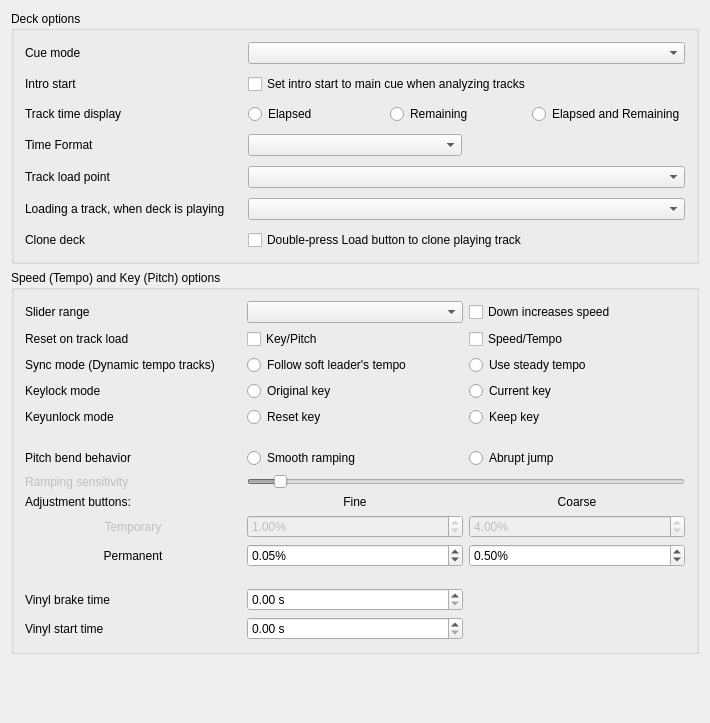
<?xml version="1.0" encoding="UTF-8"?>
<ui version="4.0">
 <class>DlgPrefDeckDlg</class>
 <widget class="QWidget" name="DlgPrefDeckDlg">
  <property name="geometry">
   <rect>
    <x>0</x>
    <y>0</y>
    <width>710</width>
    <height>723</height>
   </rect>
  </property>
  <property name="windowTitle">
   <string>Deck Preferences</string>
  </property>
  <layout class="QGridLayout" name="gridLayout_3">
   <item row="0" column="0">
    <widget class="QGroupBox" name="groupBoxDeckOptions">
     <property name="title">
      <string>Deck options</string>
     </property>
     <layout class="QGridLayout" name="GridLayout1">
      <property name="spacing">
       <number>10</number>
      </property>
      <item row="5" column="0">
       <widget class="QLabel" name="labelLoadWhenDeckPlaying">
        <property name="text">
         <string>Loading a track, when deck is playing</string>
        </property>
        <property name="buddy">
         <cstring>comboBoxLoadWhenDeckPlaying</cstring>
        </property>
       </widget>
      </item>
      <item row="0" column="0">
       <widget class="QLabel" name="labelCueMode">
        <property name="text">
         <string>Cue mode</string>
        </property>
        <property name="openExternalLinks">
         <bool>true</bool>
        </property>
        <property name="buddy">
         <cstring>ComboBoxCueMode</cstring>
        </property>
       </widget>
      </item>
      <item row="4" column="1" colspan="2">
       <widget class="QComboBox" name="comboBoxLoadPoint"/>
      </item>
      <item row="1" column="1" colspan="2">
       <widget class="QCheckBox" name="checkBoxIntroStartMove">
        <property name="toolTip">
         <string>When the analyzer places the intro start point automatically,
it will place it at the main cue point if the main cue point has been set previously.
This may be helpful for upgrading to Mixxx 2.3 from earlier versions.

If this option is disabled, the intro start point is automatically placed at the first sound.</string>
        </property>
        <property name="text">
         <string>Set intro start to main cue when analyzing tracks</string>
        </property>
       </widget>
      </item>
      <item row="1" column="0">
       <widget class="QLabel" name="labelIntroStartMove">
        <property name="text">
         <string>Intro start</string>
        </property>
        <property name="buddy">
         <cstring>ComboBoxCueMode</cstring>
        </property>
       </widget>
      </item>
      <item row="0" column="1" colspan="2">
       <widget class="QComboBox" name="ComboBoxCueMode">
        <property name="toolTip">
         <string>Mixxx mode:
- Cue button while pause at cue point = preview
- Cue button while pause not at cue point = set cue point
- Cue button while playing = pause at cue point
Mixxx mode (no blinking):
- Same as Mixxx mode but with no blinking indicators
Pioneer mode:
- Same as Mixxx mode with a flashing play button
Denon mode:
- Cue button at cue point = preview
- Cue button not at cue point = pause at cue point
- Play = set cue point
Numark mode:
- Same as Denon mode, but without a flashing play button
CUP mode:
- Cue button while pause at cue point = play after release
- Cue button while pause not at cue point = set cue point and play after release
- Cue button while playing = go to cue point and play after release
</string>
        </property>
       </widget>
      </item>
      <item row="6" column="0">
       <widget class="QLabel" name="labelCloneDeckOnLoadDoubleTap">
        <property name="text">
         <string>Clone deck</string>
        </property>
        <property name="buddy">
         <cstring>checkBoxCloneDeckOnLoadDoubleTap</cstring>
        </property>
       </widget>
      </item>
      <item row="3" column="0">
       <widget class="QLabel" name="labelTimeDisplay">
        <property name="text">
         <string>Time Format</string>
        </property>
       </widget>
      </item>
      <item row="3" column="1">
       <widget class="QComboBox" name="comboBoxTimeFormat"/>
      </item>
      <item row="4" column="0">
       <widget class="QLabel" name="labelLoadPoint">
        <property name="text">
         <string>Track load point</string>
        </property>
       </widget>
      </item>
      <item row="2" column="0">
       <widget class="QLabel" name="labelPositionDisplay">
        <property name="enabled">
         <bool>true</bool>
        </property>
        <property name="font">
         <font/>
        </property>
        <property name="text">
         <string>Track time display</string>
        </property>
        <property name="wordWrap">
         <bool>false</bool>
        </property>
        <property name="buddy">
         <cstring>radioButtonElapsed</cstring>
        </property>
       </widget>
      </item>
      <item row="5" column="1" colspan="2">
       <widget class="QComboBox" name="comboBoxLoadWhenDeckPlaying"/>
      </item>
      <item row="2" column="1" colspan="2">
       <layout class="QHBoxLayout" name="horizontalLayout">
        <item>
         <widget class="QRadioButton" name="radioButtonElapsed">
          <property name="text">
           <string>Elapsed</string>
          </property>
          <attribute name="buttonGroup">
           <string notr="true">buttonGroupTrackTime</string>
          </attribute>
         </widget>
        </item>
        <item>
         <widget class="QRadioButton" name="radioButtonRemaining">
          <property name="text">
           <string>Remaining</string>
          </property>
          <attribute name="buttonGroup">
           <string notr="true">buttonGroupTrackTime</string>
          </attribute>
         </widget>
        </item>
        <item>
         <widget class="QRadioButton" name="radioButtonElapsedAndRemaining">
          <property name="text">
           <string>Elapsed and Remaining</string>
          </property>
          <attribute name="buttonGroup">
           <string notr="true">buttonGroupTrackTime</string>
          </attribute>
         </widget>
        </item>
       </layout>
      </item>
      <item row="6" column="1" colspan="2">
       <widget class="QCheckBox" name="checkBoxCloneDeckOnLoadDoubleTap">
        <property name="toolTip">
         <string>Create a playing clone of the first playing deck by double-tapping a Load button on a controller or keyboard.
You can always drag-and-drop tracks on screen to clone a deck.</string>
        </property>
        <property name="text">
         <string>Double-press Load button to clone playing track</string>
        </property>
       </widget>
      </item>
     </layout>
    </widget>
   </item>
   <item row="1" column="0">
    <widget class="QGroupBox" name="groupBoxSpeedPitchOptions">
     <property name="title">
      <string>Speed (Tempo) and Key (Pitch) options</string>
     </property>
     <layout class="QGridLayout" name="gridLayout_7">
      <item row="0" column="0">
       <layout class="QGridLayout" name="GridLayoutSpeedOptions">
        <item row="11" column="2">
         <widget class="QDoubleSpinBox" name="spinBoxPermanentRateCoarse">
          <property name="toolTip">
           <string>Permanent rate change when left-clicking</string>
          </property>
          <property name="accelerated">
           <bool>true</bool>
          </property>
          <property name="suffix">
           <string>%</string>
          </property>
          <property name="decimals">
           <number>2</number>
          </property>
          <property name="minimum">
           <double>0.010000000000000</double>
          </property>
          <property name="maximum">
           <double>10.000000000000000</double>
          </property>
          <property name="singleStep">
           <double>0.010000000000000</double>
          </property>
          <property name="value">
           <double>0.500000000000000</double>
          </property>
         </widget>
        </item>
        <item row="11" column="1">
         <widget class="QDoubleSpinBox" name="spinBoxPermanentRateFine">
          <property name="toolTip">
           <string>Permanent rate change when right-clicking</string>
          </property>
          <property name="accelerated">
           <bool>true</bool>
          </property>
          <property name="suffix">
           <string>%</string>
          </property>
          <property name="decimals">
           <number>2</number>
          </property>
          <property name="minimum">
           <double>0.010000000000000</double>
          </property>
          <property name="maximum">
           <double>10.000000000000000</double>
          </property>
          <property name="singleStep">
           <double>0.010000000000000</double>
          </property>
          <property name="value">
           <double>0.050000000000000</double>
          </property>
         </widget>
        </item>
        <item row="1" column="0">
         <widget class="QLabel" name="labelSpeedPitchReset">
          <property name="text">
           <string>Reset on track load</string>
          </property>
          <property name="buddy">
           <cstring>checkBoxResetPitch</cstring>
          </property>
         </widget>
        </item>
        <item row="3" column="2">
         <widget class="QRadioButton" name="radioButtonCurrentKey">
          <property name="text">
           <string>Current key</string>
          </property>
          <attribute name="buttonGroup">
           <string notr="true">buttonGroupKeyLockMode</string>
          </attribute>
         </widget>
        </item>
        <item row="10" column="1">
         <widget class="QDoubleSpinBox" name="spinBoxTemporaryRateFine">
          <property name="enabled">
           <bool>false</bool>
          </property>
          <property name="toolTip">
           <string>Temporary rate change when right-clicking</string>
          </property>
          <property name="accelerated">
           <bool>true</bool>
          </property>
          <property name="suffix">
           <string>%</string>
          </property>
          <property name="decimals">
           <number>2</number>
          </property>
          <property name="minimum">
           <double>0.010000000000000</double>
          </property>
          <property name="maximum">
           <double>10.000000000000000</double>
          </property>
          <property name="singleStep">
           <double>0.010000000000000</double>
          </property>
          <property name="value">
           <double>1.000000000000000</double>
          </property>
         </widget>
        </item>
        <item row="11" column="0">
         <widget class="QLabel" name="labelSpeedPermanent">
          <property name="text">
           <string>Permanent</string>
          </property>
          <property name="alignment">
           <set>Qt::AlignCenter</set>
          </property>
         </widget>
        </item>
        <item row="7" column="1" colspan="2">
         <widget class="QSlider" name="SliderRateRampSensitivity">
          <property name="enabled">
           <bool>false</bool>
          </property>
          <property name="minimum">
           <number>100</number>
          </property>
          <property name="maximum">
           <number>2500</number>
          </property>
          <property name="singleStep">
           <number>50</number>
          </property>
          <property name="value">
           <number>250</number>
          </property>
          <property name="orientation">
           <enum>Qt::Horizontal</enum>
          </property>
         </widget>
        </item>
        <item row="10" column="0">
         <widget class="QLabel" name="labelSpeedTemporary">
          <property name="enabled">
           <bool>false</bool>
          </property>
          <property name="text">
           <string>Temporary</string>
          </property>
          <property name="alignment">
           <set>Qt::AlignCenter</set>
          </property>
         </widget>
        </item>
        <item row="2" column="0">
         <widget class="QLabel" name="labelSyncMode">
          <property name="text">
           <string>Sync mode (Dynamic tempo tracks)</string>
          </property>
          <property name="openExternalLinks">
           <bool>true</bool>
          </property>
         </widget>
        </item>
        <item row="3" column="0">
         <widget class="QLabel" name="labelKeylockMode">
          <property name="text">
           <string>Keylock mode</string>
          </property>
          <property name="buddy">
           <cstring>radioButtonOriginalKey</cstring>
          </property>
         </widget>
        </item>
        <item row="7" column="0">
         <widget class="QLabel" name="labelSpeedRampSensitivity">
          <property name="enabled">
           <bool>false</bool>
          </property>
          <property name="text">
           <string>Ramping sensitivity</string>
          </property>
          <property name="buddy">
           <cstring>SliderRateRampSensitivity</cstring>
          </property>
         </widget>
        </item>
        <item row="6" column="0">
         <widget class="QLabel" name="labelSpeedBendBehavior">
          <property name="text">
           <string>Pitch bend behavior</string>
          </property>
          <property name="buddy">
           <cstring>radioButtonRateRampModeStepping</cstring>
          </property>
         </widget>
        </item>
        <item row="3" column="1">
         <widget class="QRadioButton" name="radioButtonOriginalKey">
          <property name="text">
           <string>Original key</string>
          </property>
          <attribute name="buttonGroup">
           <string notr="true">buttonGroupKeyLockMode</string>
          </attribute>
         </widget>
        </item>
        <item row="10" column="2">
         <widget class="QDoubleSpinBox" name="spinBoxTemporaryRateCoarse">
          <property name="enabled">
           <bool>false</bool>
          </property>
          <property name="toolTip">
           <string>Temporary rate change when left-clicking</string>
          </property>
          <property name="accelerated">
           <bool>true</bool>
          </property>
          <property name="suffix">
           <string>%</string>
          </property>
          <property name="decimals">
           <number>2</number>
          </property>
          <property name="minimum">
           <double>0.010000000000000</double>
          </property>
          <property name="maximum">
           <double>10.000000000000000</double>
          </property>
          <property name="singleStep">
           <double>0.010000000000000</double>
          </property>
          <property name="value">
           <double>4.000000000000000</double>
          </property>
         </widget>
        </item>
        <item row="1" column="2">
         <widget class="QCheckBox" name="checkBoxResetSpeed">
          <property name="text">
           <string>Speed/Tempo</string>
          </property>
         </widget>
        </item>
        <item row="1" column="1">
         <widget class="QCheckBox" name="checkBoxResetPitch">
          <property name="text">
           <string>Key/Pitch</string>
          </property>
         </widget>
        </item>
        <item row="9" column="0">
         <widget class="QLabel" name="labelSpeedAdjustment">
          <property name="text">
           <string>Adjustment buttons:</string>
          </property>
         </widget>
        </item>
        <item row="2" column="1">
         <widget class="QRadioButton" name="radioButtonSoftLeader">
          <property name="toolTip">
           <string>Apply tempo changes from a soft-leading track (usually the leaving track in a transition) to the follower tracks. After the transition, the follower track will continue with the previous leader's very last tempo. Changes from explicit selected leaders are always applied.</string>
          </property>
          <property name="text">
           <string>Follow soft leader's tempo</string>
          </property>
          <attribute name="buttonGroup">
           <string notr="true">buttonGroupSyncMode</string>
          </attribute>
         </widget>
        </item>
        <item row="9" column="2">
         <widget class="QLabel" name="labelSpeedCoarse">
          <property name="enabled">
           <bool>true</bool>
          </property>
          <property name="font">
           <font/>
          </property>
          <property name="toolTip">
           <string/>
          </property>
          <property name="text">
           <string>Coarse</string>
          </property>
          <property name="alignment">
           <set>Qt::AlignCenter</set>
          </property>
          <property name="wordWrap">
           <bool>false</bool>
          </property>
          <property name="buddy">
           <cstring>spinBoxPermanentRateCoarse</cstring>
          </property>
         </widget>
        </item>
        <item row="9" column="1">
         <widget class="QLabel" name="labelSpeedFine">
          <property name="enabled">
           <bool>true</bool>
          </property>
          <property name="font">
           <font/>
          </property>
          <property name="toolTip">
           <string/>
          </property>
          <property name="text">
           <string>Fine</string>
          </property>
          <property name="alignment">
           <set>Qt::AlignCenter</set>
          </property>
          <property name="wordWrap">
           <bool>false</bool>
          </property>
          <property name="buddy">
           <cstring>spinBoxPermanentRateFine</cstring>
          </property>
         </widget>
        </item>
        <item row="0" column="2">
         <widget class="QCheckBox" name="checkBoxInvertSpeedSlider">
          <property name="toolTip">
           <string>Make the speed sliders work like those on DJ turntables and CDJs where moving downward increases the speed</string>
          </property>
          <property name="text">
           <string>Down increases speed</string>
          </property>
         </widget>
        </item>
        <item row="0" column="0">
         <widget class="QLabel" name="labelSpeedSliderrange">
          <property name="enabled">
           <bool>true</bool>
          </property>
          <property name="font">
           <font/>
          </property>
          <property name="text">
           <string>Slider range</string>
          </property>
          <property name="wordWrap">
           <bool>false</bool>
          </property>
          <property name="buddy">
           <cstring>ComboBoxRateRange</cstring>
          </property>
         </widget>
        </item>
        <item row="0" column="1">
         <widget class="QComboBox" name="ComboBoxRateRange">
          <property name="font">
           <font/>
          </property>
          <property name="toolTip">
           <string>Adjusts the range of the speed (Vinyl &quot;Pitch&quot;) slider.</string>
          </property>
         </widget>
        </item>
        <item row="6" column="2">
         <widget class="QRadioButton" name="radioButtonRateRampModeStepping">
          <property name="text">
           <string>Abrupt jump</string>
          </property>
          <attribute name="buttonGroup">
           <string notr="true">buttonGroupSpeedBendBehavior</string>
          </attribute>
         </widget>
        </item>
        <item row="6" column="1">
         <widget class="QRadioButton" name="radioButtonRateRampModeLinear">
          <property name="toolTip">
           <string>Smoothly adjusts deck speed when temporary change buttons are held down</string>
          </property>
          <property name="text">
           <string>Smooth ramping</string>
          </property>
          <attribute name="buttonGroup">
           <string notr="true">buttonGroupSpeedBendBehavior</string>
          </attribute>
         </widget>
        </item>
        <item row="4" column="0">
         <widget class="QLabel" name="labelKeyunlockMode">
          <property name="text">
           <string>Keyunlock mode</string>
          </property>
         </widget>
        </item>
        <item row="4" column="1">
         <widget class="QRadioButton" name="radioButtonResetUnlockedKey">
          <property name="text">
           <string>Reset key</string>
          </property>
          <attribute name="buttonGroup">
           <string notr="true">buttonGroupKeyUnlockMode</string>
          </attribute>
         </widget>
        </item>
        <item row="4" column="2">
         <widget class="QRadioButton" name="radioButtonKeepUnlockedKey">
          <property name="text">
           <string>Keep key</string>
          </property>
          <attribute name="buttonGroup">
           <string notr="true">buttonGroupKeyUnlockMode</string>
          </attribute>
         </widget>
        </item>
        <item row="2" column="2">
         <widget class="QRadioButton" name="radioButtonLockBpm">
          <property name="toolTip">
           <string>The tempo of a previous soft leader track at the beginning of the transition is kept steady. After the transition, the follower track will maintain this original tempo. This technique serves as a workaround to avoid dynamic tempo changes, as seen during the outro of rubato-style tracks. For instance, it prevents the follower track from continuing with a slowed-down tempo of the soft leader. This corresponds to the behavior before Mixxx 2.4. Changes from explicit selected leaders are always applied.</string>
          </property>
          <property name="text">
           <string>Use steady tempo</string>
          </property>
          <attribute name="buttonGroup">
           <string notr="true">buttonGroupSyncMode</string>
          </attribute>
         </widget>
        </item>
        <item row="5" column="0">
         <spacer name="verticalSpacer1">
          <property name="orientation">
           <enum>Qt::Vertical</enum>
          </property>
          <property name="sizeHint" stdset="0">
           <size>
            <width>20</width>
            <height>15</height>
           </size>
          </property>
         </spacer>
        </item>
        <item row="12" column="0">
         <spacer name="verticalSpacer3">
          <property name="orientation">
           <enum>Qt::Vertical</enum>
          </property>
          <property name="sizeHint" stdset="0">
           <size>
            <width>20</width>
            <height>15</height>
           </size>
          </property>
         </spacer>
        </item>
        <item row="13" column="0">
         <widget class="QLabel" name="labelVinylBrakeTime">
          <property name="text">
           <string>Vinyl brake time</string>
          </property>
         </widget>
        </item>
        <item row="13" column="1">
         <widget class="QDoubleSpinBox" name="spinBoxVinylBrakeTime">
          <property name="toolTip">
           <string>Time the deck takes to spin down to a stop when playback is paused, or while a jog wheel touch sensor holds the platter, like a turntable slowing down under its brake. Set to 0 to stop instantly.</string>
          </property>
          <property name="accelerated">
           <bool>true</bool>
          </property>
          <property name="suffix">
           <string> s</string>
          </property>
          <property name="decimals">
           <number>2</number>
          </property>
          <property name="minimum">
           <double>0.000000000000000</double>
          </property>
          <property name="maximum">
           <double>10.000000000000000</double>
          </property>
          <property name="singleStep">
           <double>0.050000000000000</double>
          </property>
         </widget>
        </item>
        <item row="14" column="0">
         <widget class="QLabel" name="labelVinylSoftStartTime">
          <property name="text">
           <string>Vinyl start time</string>
          </property>
         </widget>
        </item>
        <item row="14" column="1">
         <widget class="QDoubleSpinBox" name="spinBoxVinylSoftStartTime">
          <property name="toolTip">
           <string>Time the deck takes to spin up to full speed when playback starts, or when a held platter is released, like a turntable getting up to speed. Set to 0 to start instantly.</string>
          </property>
          <property name="accelerated">
           <bool>true</bool>
          </property>
          <property name="suffix">
           <string> s</string>
          </property>
          <property name="decimals">
           <number>2</number>
          </property>
          <property name="minimum">
           <double>0.000000000000000</double>
          </property>
          <property name="maximum">
           <double>10.000000000000000</double>
          </property>
          <property name="singleStep">
           <double>0.050000000000000</double>
          </property>
         </widget>
        </item>
       </layout>
      </item>
     </layout>
    </widget>
   </item>
   <item row="2" column="0">
    <spacer name="verticalSpacer2">
     <property name="orientation">
      <enum>Qt::Vertical</enum>
     </property>
     <property name="sizeHint" stdset="0">
      <size>
       <width>20</width>
       <height>40</height>
      </size>
     </property>
    </spacer>
   </item>
  </layout>
 </widget>
 <layoutdefault spacing="6" margin="11"/>
 <tabstops>
  <tabstop>ComboBoxCueMode</tabstop>
  <tabstop>checkBoxIntroStartMove</tabstop>
  <tabstop>radioButtonElapsed</tabstop>
  <tabstop>radioButtonRemaining</tabstop>
  <tabstop>radioButtonElapsedAndRemaining</tabstop>
  <tabstop>comboBoxTimeFormat</tabstop>
  <tabstop>comboBoxLoadPoint</tabstop>
  <tabstop>comboBoxLoadWhenDeckPlaying</tabstop>
  <tabstop>checkBoxCloneDeckOnLoadDoubleTap</tabstop>
  <tabstop>ComboBoxRateRange</tabstop>
  <tabstop>checkBoxInvertSpeedSlider</tabstop>
  <tabstop>checkBoxResetPitch</tabstop>
  <tabstop>checkBoxResetSpeed</tabstop>
  <tabstop>radioButtonSoftLeader</tabstop>
  <tabstop>radioButtonOriginalKey</tabstop>
  <tabstop>radioButtonCurrentKey</tabstop>
  <tabstop>radioButtonResetUnlockedKey</tabstop>
  <tabstop>radioButtonKeepUnlockedKey</tabstop>
  <tabstop>radioButtonRateRampModeLinear</tabstop>
  <tabstop>radioButtonRateRampModeStepping</tabstop>
  <tabstop>SliderRateRampSensitivity</tabstop>
  <tabstop>spinBoxTemporaryRateFine</tabstop>
  <tabstop>spinBoxTemporaryRateCoarse</tabstop>
  <tabstop>spinBoxPermanentRateFine</tabstop>
  <tabstop>spinBoxPermanentRateCoarse</tabstop>
  <tabstop>spinBoxVinylBrakeTime</tabstop>
  <tabstop>spinBoxVinylSoftStartTime</tabstop>
 </tabstops>
 <resources/>
 <buttongroups>
  <buttongroup name="buttonGroupTrackTime"/>
  <buttongroup name="buttonGroupKeyUnlockMode"/>
  <buttongroup name="buttonGroupKeyLockMode"/>
  <buttongroup name="buttonGroupSpeedBendBehavior"/>
  <buttongroup name="buttonGroupSyncMode"/>
 </buttongroups>
</ui>
